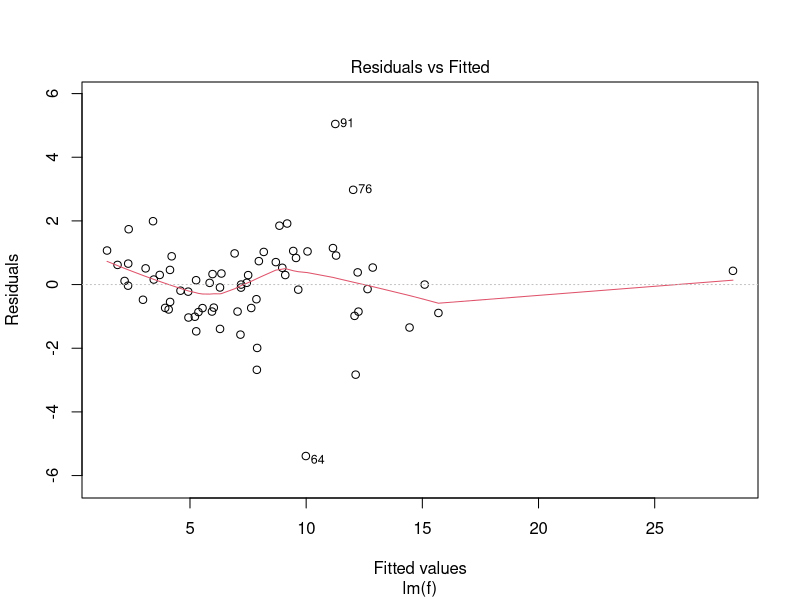
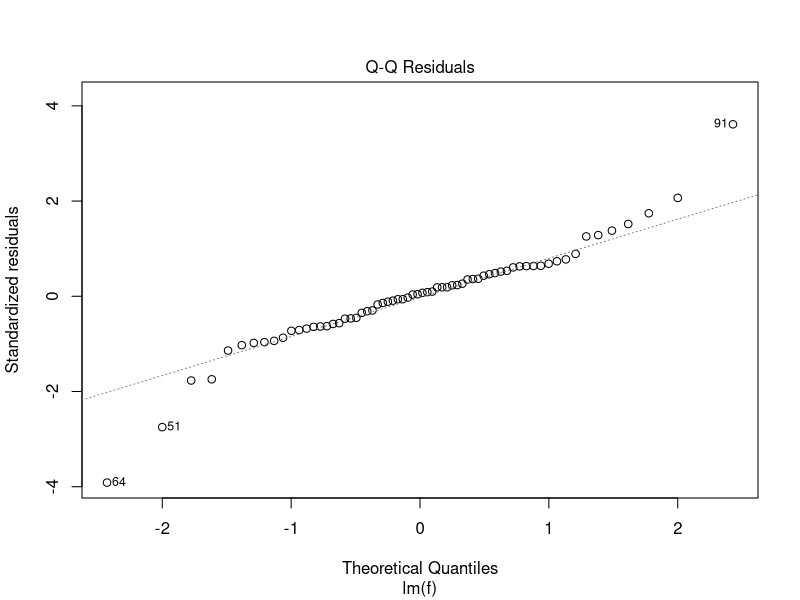
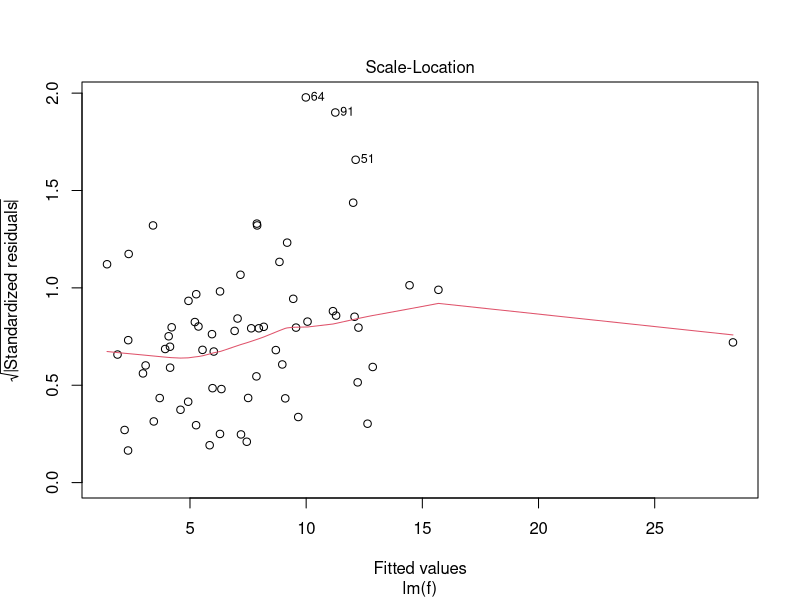
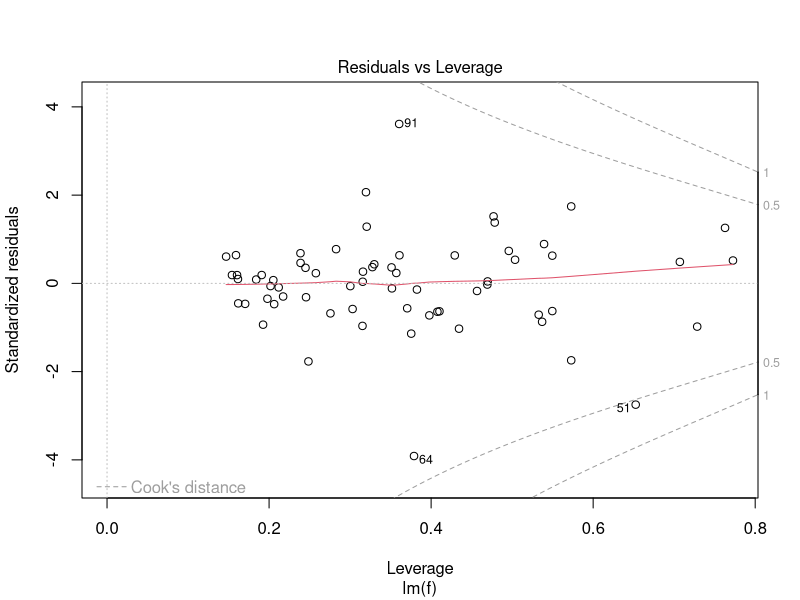

The R source for these figures, in order:
# Read the data
data <- read.csv("q2/DartPoints.csv", header = TRUE, row.names = 'X')

# Remove NA rows
data <- data[complete.cases(data),]

colnames(data)[c(-8,-1)]

# Define the dependent variable
Y <- "Weight"

# Define the combinations of covariate
X <- colnames(data)[c(-8,-1)]


# specifications of how to model,
# coming from somewhere else

# our modeling effort, 
# fully parameterized!
f <- as.formula(
  paste(Y, 
        paste(X, collapse = " + "), 
        sep = " ~ "))
print(f)

# fit the model
lin.mod <- lm(f, data = data)


# check the fit of the model

# summary of the linear model
summ <- summary(lin.mod)
summ

str(summ)

# Coefficients
coef(lin.mod)
b.est <- lin.mod$coefficients

# Standard deviation of the errors
sigma.u <- summ$sigma

#  R squared
summ$r.squared

#  Adjusted R squared
summ$adj.r.squared

# Other values
summ[["coefficients"]]

summ[["coefficients"]][, 1]
summ[["coefficients"]][, 2]
summ[["coefficients"]][, 3]


#--------------------------------
# Diagnostic plots
#--------------------------------

plot(lin.mod)
